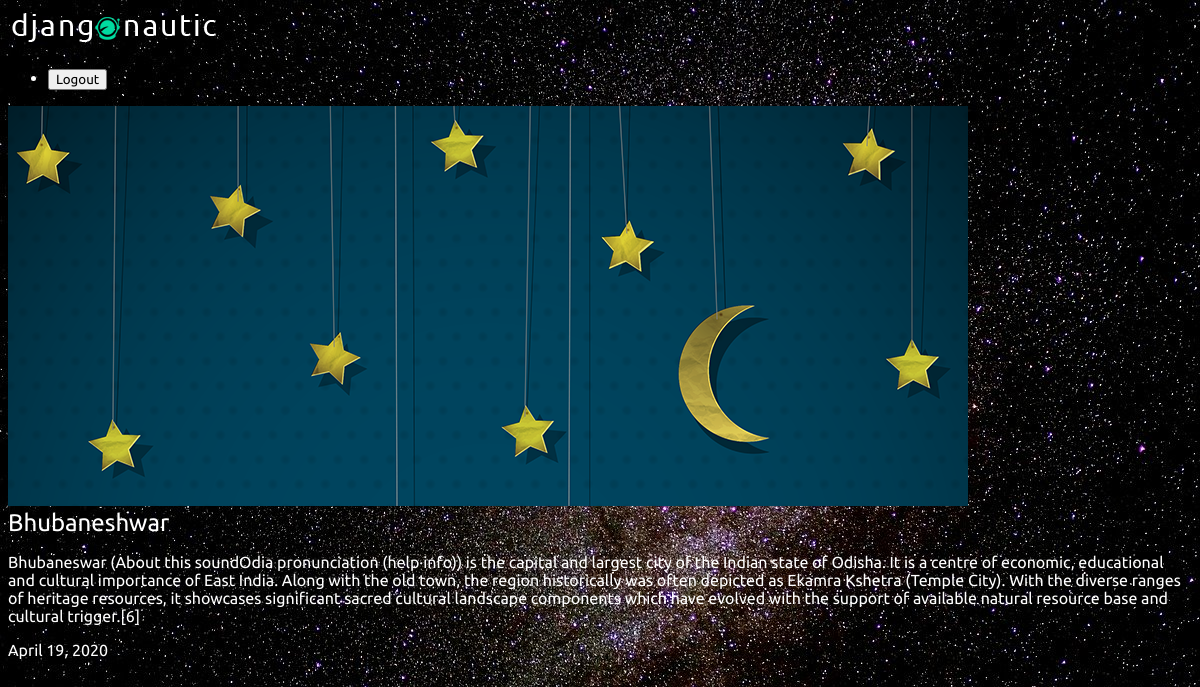
The app's page /articles/borrisa/ with its own data.
### articles/models.py (models this page shows, shortened)
class Article(models.Model):
	title = models.CharField(max_length = 100)
	slug = models.SlugField()
	body = models.TextField()
	date = models.DateField()
	thumb= models.ImageField(default='default.png',blank=True)

### articles/views.py (the view)
# urls.py: re_path('(?P<slug>[\w-]+)/$', views.article_detail, name ='detail'),
def article_detail(request,slug):
	article = Article.objects.get(slug=slug)
	return render(request,'articles/article_detail.html',{'article':article})

### articles/templates/articles/article_detail.html
{% extends 'base_layout.html' %}
{% block content %}
<div class="article-detail">
	<div class="article">
		<img src="{{ article.thumb.url}}">
		<h2>{{article.title}}</h2>
		<p>{{article.body}}</p>
		<p>{{article.date}}</p>
	</div>
</div>
{%  endblock %}

### assets/styles.css (style rules this page uses)
body { background-color: #0f121f; background-image: url(/static/stars.png); background-repeat-y : no-repeat; color :#fff; }
body * { font-family: Ubuntu }
h1,h2,h3,h4,h5 { font-weight: normal; margin: 0; }

### records on screen
Article: thumb (placeholder picture), title "Bhubaneshwar", body "Bhubaneswar (About this soundOdia pronunciation (help·info)) is the capital and largest city of the Indian state of Odisha. It is a centre of economic, educational and cultural importance of East India. Along with the old town, the region historically was often depicted as Ekamra Kshetra (Temple City). With the diverse ranges of heritage resources, it showcases significant sacred cultural landscape components which have evolved with the support of available natural resource base and cultural trigger.[6]", date "April 19, 2020"
